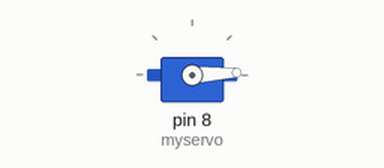
A sketch run on a simulated Arduino Uno, built with avr-gcc and run on an emulated ATmega328P. Shown: servo.

Above: at 0.05 s.
At 1.3 s:
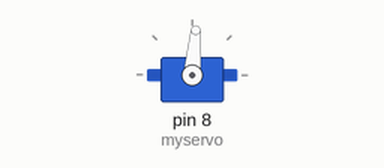
At 2.6 s:
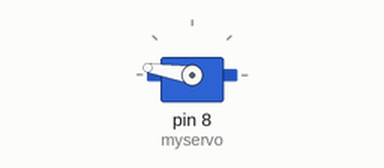
At 5.2 s:
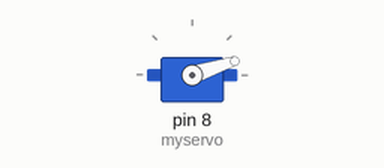
Timing chart, 0 to 7.1 s (numbered marks = the images above):
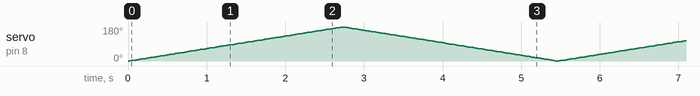

The sketch:

Sweep.ino
```cpp
#include <Servo.h>

Servo myservo;

int pos = 0;

void setup() {
  Serial.begin(9600);
  myservo.attach(8);
}

void loop() {
  // continuous sweep movement
  for (pos = 0; pos <= 180; pos += 1) { // goes from 0 degrees to 180 degrees
    // in steps of 1 degree
    myservo.write(pos);              // tell servo to go to position in variable 'pos'
    delay(15);                       // waits 15ms for the servo to reach the position
  }
  for (pos = 180; pos >= 0; pos -= 1) { // goes from 180 degrees to 0 degrees
    myservo.write(pos);              // tell servo to go to position in variable 'pos'
    delay(15);                       // waits 15ms for the servo to reach the position
  }

  // Check if serial data is available
  if (Serial.available() > 0) {
    // Read the incoming byte
    char incomingByte = Serial.read();

    // If the incoming byte is 'r', reset the position to 0 degrees
    if (incomingByte == 'r') {
      myservo.write(0);
      myservo.write(180);  // Set servo position to 0 degrees
      delay(1000);
    }
  }
}
```
